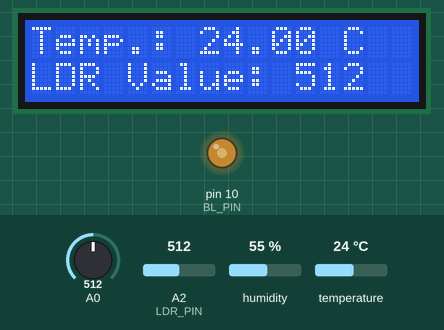
Recording of a sketch running on a simulated Arduino Uno, built with avr-gcc and run on an emulated ATmega328P. On the bench: 16×2 character LCD, output pins drawn as LEDs (lit = HIGH). The inputs (shaded band) are chosen by the test bench; at power-on: A0 = 512, A2 (LDR_PIN) = 512, humidity 55 %, temperature 24 °C.

Above: at 1.2 s.
1.3 s: A0 set to 52
2.8 s: A0 set to 46
At 3.3 s:
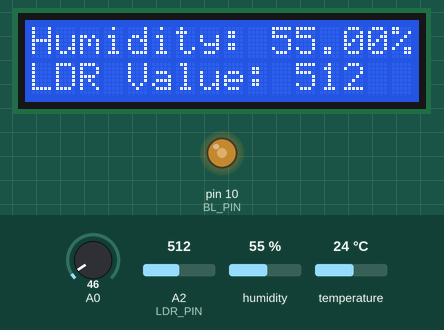
4.3 s: A2 (LDR_PIN) set to 660
At 5.1 s:
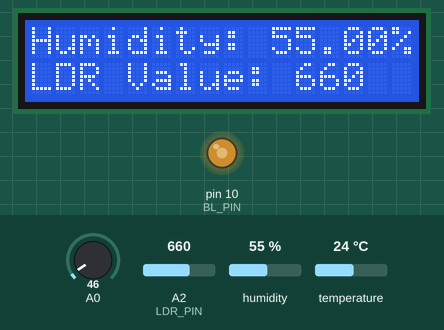
6.3 s: A2 (LDR_PIN) set to 992
At 8.0 s:
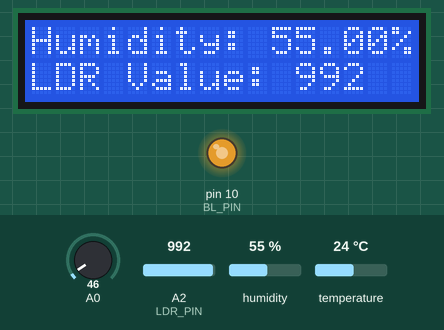
8.3 s: A2 (LDR_PIN) set to 40
At 9.7 s:
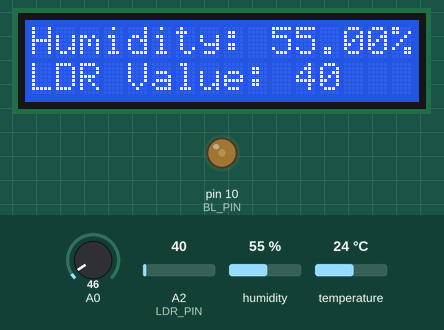
10.3 s: humidity set to 22 %
At 13.2 s:
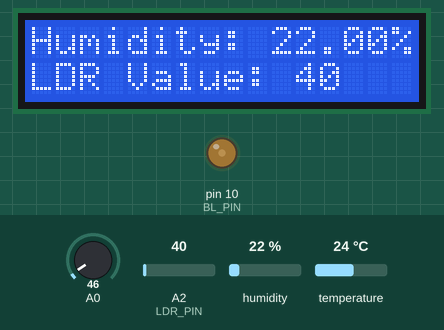
Timing chart, 0 to 14.7 s (numbered marks = the images above; inputs shaded):
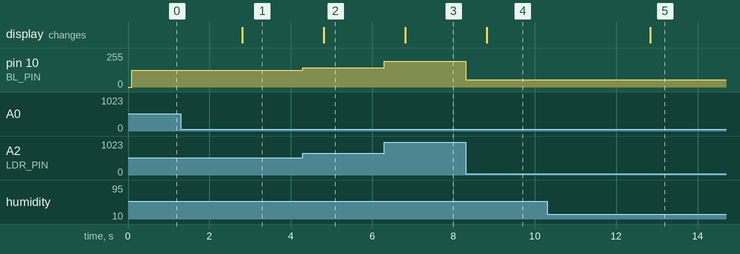

Measured:
- the behaviour switches between 50 and 49 on A0 (found by bisection; images 0 and 1)
- after the input at 1.3 s, every drawn part: stays the same
- after the input at 2.8 s, the display: changes at once (image 1)
- after the input at 4.3 s, pin 10 (BL_PIN): 125/255 → 146/255 at once; the display: changes after 0.51 s (image 2)
- after the input at 6.3 s, pin 10 (BL_PIN): 146/255 → 195/255 at once; the display: changes after 0.52 s (image 3)
- after the input at 8.3 s, pin 10 (BL_PIN): 195/255 → 55/255 at once; the display: changes after 0.52 s (image 4)
- after the input at 10.3 s, the display: changes after 2.5 s (image 5)

The sketch:

TempSensorWithLCDKeypadSlide.ino
```cpp
//Libraries
#include <DHT.h>
#include <LiquidCrystal.h>

//Define the DHT11 properties
#define DHTPIN 12
#define DHTTYPE DHT11

//Define the LCD Backlight Pin and LDR Pin
#define BL_PIN 10
#define LDR_PIN 2

//Define the return value for particular buttons
#define RIGHT 0
#define LEFT 1

//Creating objects
DHT tempSensor(DHTPIN, DHTTYPE);
LiquidCrystal lcd(8, 9, 4, 5, 6, 7);

//Variable declaration
float tempC, humidity;
int LDRValue, keypad;

int currentSlide = 0, nextSlide = 0;
unsigned long time;

void setup () {
  //Initialization
  Serial.begin(9600);
  lcd.begin(16, 2);
  tempSensor.begin();
  pinMode(BL_PIN, OUTPUT);

  //First sensor reading
  tempC = tempSensor.readTemperature();
  humidity = tempSensor.readHumidity();
  LDRValue = analogRead(LDR_PIN);

  //Print to LCD for the first time
  printLCD();

  //Initiating timer
  time = millis();
}

void loop () {
  //Continuous LDR and DHT11 reading
  tempC = tempSensor.readTemperature();
  humidity = tempSensor.readHumidity();
  LDRValue = analogRead(LDR_PIN);
  analogWrite(BL_PIN, map(LDRValue, 0, 1023, 50, 200));

  //Check for which keypad is pressed
  keypad = readKeypad();

  //Check what to be written next
  nextScreen(keypad);

  //Re-print the LCD IFF it has been 2 minutes or there is a button pressed
  if (millis() - time >= 2000 || nextSlide != currentSlide) {
    printLCD();
    time = millis();
  }
}

//Check which keypad is pressed
int readKeypad () {
  int keyReading = analogRead(0);

  if (keyReading < 50) return RIGHT;
  if (keyReading >= 450 && keyReading < 650) return LEFT;

  return -1;
}

//Update which to write on the LCD next
void nextScreen (int keyPad) {
  switch (currentSlide) {
    case 0 :
      if (keyPad == RIGHT) nextSlide = 1;
      break;

    case 1 :
      if (keyPad == LEFT) nextSlide = 0;
      break;

    default :
      nextSlide = -1;
      break;
  }
}

//Print on the LCD!!
void printLCD () {
  lcd.clear();
  switch (nextSlide) {
    case 0 :
      lcd.setCursor(0, 0);
      lcd.print("Temp.: ");
      lcd.print(tempC);
      lcd.print(" C");

      lcd.setCursor(0, 1);
      lcd.print("LDR Value: ");
      lcd.print(LDRValue);
      break;

    case 1 :
      lcd.setCursor(0, 0);
      lcd.print("Humidity: ");
      lcd.print(humidity);
      lcd.print("%");

      lcd.setCursor(0, 1);
      lcd.print("LDR Value: ");
      lcd.print(LDRValue);
      break;

    default :
      lcd.setCursor(0, 0);
      lcd.print("Invalid slide no.!");
      break;
  }

  //Update the current slide
  currentSlide = nextSlide;
}
```
